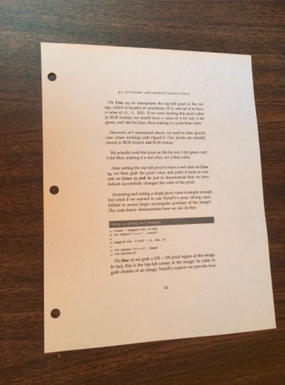
//> input picture 22/code/my_scanner/test_img/1.png, 285 x 385 px, given in place of 1.jpg, which was not available
$ ./03   (built with g++ and OpenCV 4, older OpenCV classes emulated)
//> lines starting //> are read from the running program, lines starting //| are printed output that depends on the picture; pictures that were not available may be replaced by others from this repository, and a replacement may not be noted
#include "highgui/highgui.hpp"
#include "opencv2/nonfree/nonfree.hpp"
#include "opencv2/legacy/legacy.hpp"
#include <iostream>

using namespace cv;
using namespace std;


int main()
{
    Mat image01 = imread("1.jpg", 1);    //右图
//> image01 is the input picture: 385 rows x 285 cols, CV_8UC3; mean B, G, R 120.9, 139.4, 163.5
    Mat image02 = imread("2.jpg", 1);    //左图
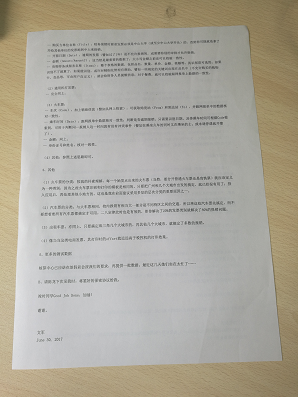
//> input picture 22/code/my_scanner/test_img/12.png, 298 x 397 px, given in place of 2.jpg, which was not available
//> image02 is the input picture: 397 rows x 298 cols, CV_8UC3; mean B, G, R 156.5, 168.2, 172.7
    namedWindow("p2", 0);
    namedWindow("p1", 0);
    imshow("p2", image01);
    imshow("p1", image02);

    //灰度图转换
    Mat image1, image2;
    cvtColor(image01, image1, CV_RGB2GRAY);
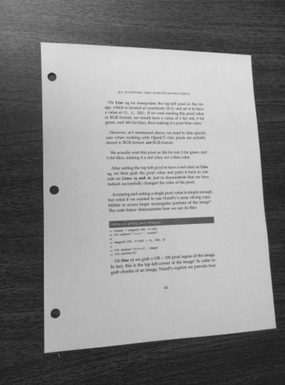
//> image1: 385 rows x 285 cols, CV_8UC1; min 25, max 225, mean 136.6
    cvtColor(image02, image2, CV_RGB2GRAY);
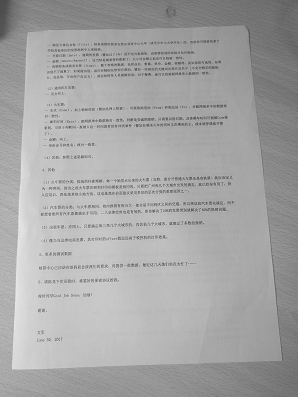
//> image2: 397 rows x 298 cols, CV_8UC1; min 65, max 231, mean 165.1


    //提取特征点
    SiftFeatureDetector siftDetector(2000);  // 海塞矩阵阈值，在这里调整精度，值越大点越少，越精准
    vector<KeyPoint> keyPoint1, keyPoint2;
    siftDetector.detect(image1, keyPoint1);
//> keyPoint1 = 454 keypoints; strongest (x, y, size): (52, 76, 5.6), (55, 313, 6.1), (54, 190, 5.7), (210, 220, 5.3)
    siftDetector.detect(image2, keyPoint2);
//> keyPoint2 = 352 keypoints; strongest (x, y, size): (81, 281, 1.8), (39, 310, 2.1), (146, 211, 1.9), (170, 223, 1.9)

    //特征点描述，为下边的特征点匹配做准备
    SiftDescriptorExtractor SiftDescriptor;
    Mat imageDesc1, imageDesc2;
    SiftDescriptor.compute(image1, keyPoint1, imageDesc1);
    SiftDescriptor.compute(image2, keyPoint2, imageDesc2);

    //获得匹配特征点，并提取最优配对
    FlannBasedMatcher matcher;
    vector<DMatch> matchePoints;

    matcher.match(imageDesc1, imageDesc2, matchePoints, Mat());
//> matchePoints = 454 matches
    cout << "total match points: " << matchePoints.size() << endl;
//| total match points: 454


    Mat img_match;
    drawMatches(image01, keyPoint1, image02, keyPoint2, matchePoints, img_match);
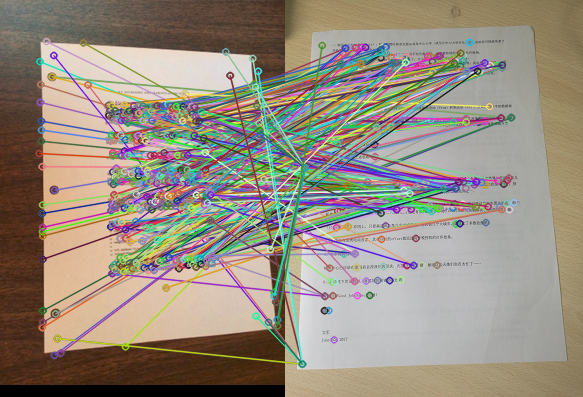
//> img_match: 397 rows x 583 cols, CV_8UC3; mean B, G, R 128.2, 141.4, 151.1

    imshow("match",img_match);
    imwrite("match.jpg", img_match);

    waitKey();
    return 0;
}
